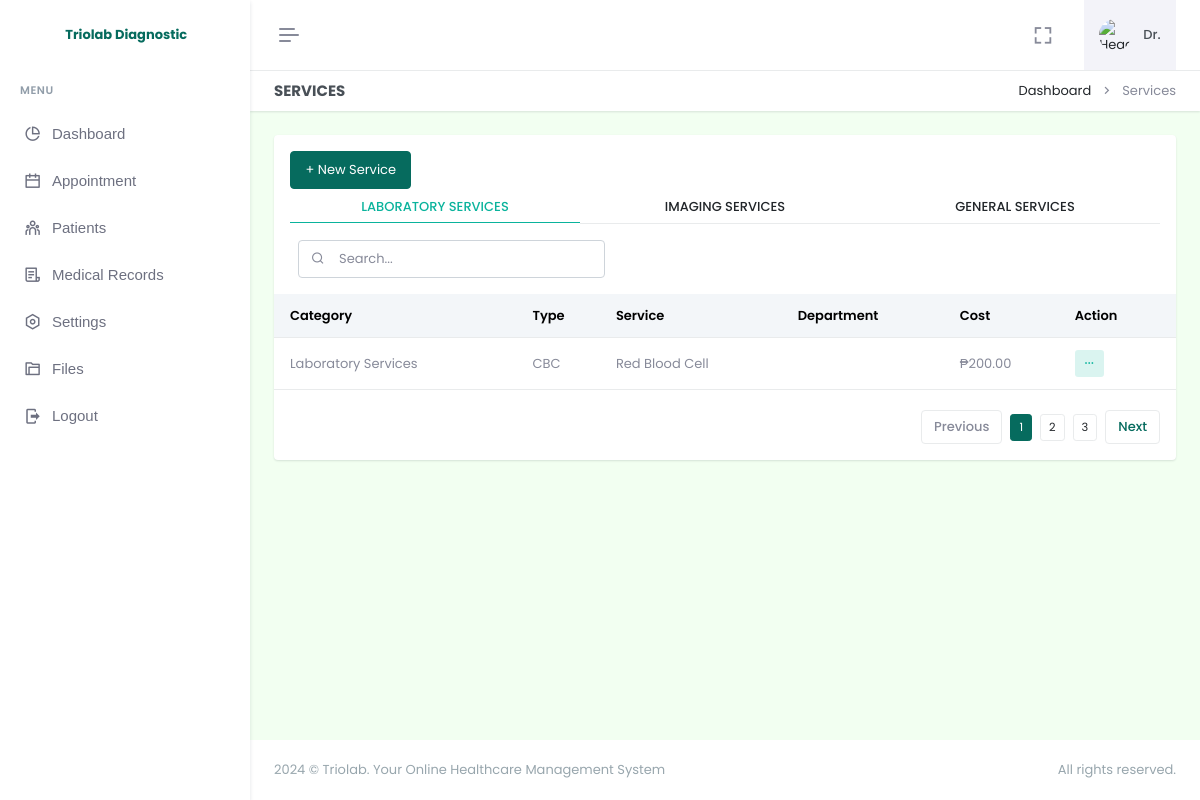
Page /doctor/services.php on the earlier database version.
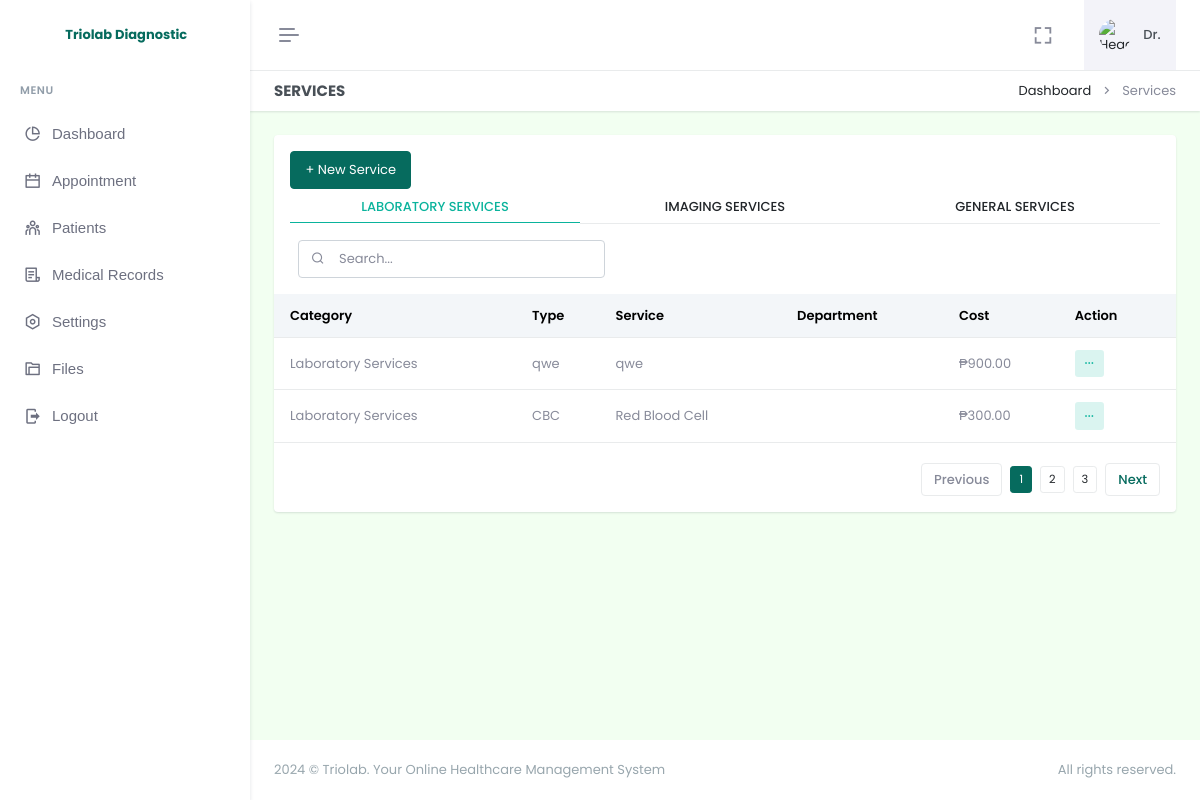
Same page on the later database version.
### tables this page shows
CREATE TABLE `services` (
  `id` int(11) NOT NULL AUTO_INCREMENT,
  `category` varchar(255) NOT NULL,
  `type` varchar(255) NOT NULL,
  `service` varchar(255) NOT NULL,
  `department_id` int(255) NOT NULL,
  `cost` varchar(255) NOT NULL,
  `date_added` timestamp NOT NULL DEFAULT current_timestamp(),
  `is_archive` tinyint(4) NOT NULL DEFAULT 0,
  PRIMARY KEY (`id`)
);

### doctor/services.php (the view, shortened to what the changed rows need)
<!doctype html>
<html lang="en" data-layout="vertical" data-topbar="light" data-sidebar="light" data-sidebar-size="lg" data-sidebar-image="none" data-preloader="disable" data-theme="default" data-theme-colors="green">
<head>
    <link rel="stylesheet" href="https://cdn.jsdelivr.net/npm/flatpickr/dist/flatpickr.min.css">
    <link href="assets/css/bootstrap.min.css" rel="stylesheet" type="text/css" />
    <link href="assets/css/icons.min.css" rel="stylesheet" type="text/css" />
    <link href="assets/css/app.min.css" rel="stylesheet" type="text/css" />
    <link href="assets/css/custom.min.css" rel="stylesheet" type="text/css" />
    <link rel="stylesheet" href="assets/css/sweetalert.css">
</head>
<body style="background-color: #F2FFF1">
    <div id="layout-wrapper">
        <?php require "header.php"; ?>
        <div class="main-content">
            <div class="page-content">
                <div class="container-fluid">
                    <div class="row">
                        <div class="col-12">
                            <div class="card">
                                <div class="card-body">
                                    <div class="tab-content text-muted">
                                        <div class="tab-pane active" id="laboratory" role="tabpanel">
                                            <div class="listjs-table" id="customerList">
                                                <div class="table-responsive table-card mt-3 mb-1">
                                                    <table class="table align-middle table-nowrap" id="customerTable">
                                                        <thead class="table-light">
                                                            <tr>
                                                                <th>Category</th>
                                                                <th>Type</th>
                                                                <th>Service</th>
                                                                <th>Department</th>
                                                                <th>Cost</th>
                                                                <th>Action</th>
                                                            </tr>
                                                        </thead>
                                                        <tbody class="list">
                                                            <?php
                                                            $selectlaboratory = $pdo->query("SELECT * FROM services WHERE category = 'Laboratory Services' AND is_archive = 0 ORDER BY service ASC");
                                                            if ($selectlaboratory->rowCount() > 0) {
                                                                while ($row = $selectlaboratory->fetch(PDO::FETCH_ASSOC)) {
                                                            ?>
                                                                    <tr>
                                                                        <td><?= $row['category']; ?></td>
                                                                        <td><?= $row['type']; ?></td>
                                                                        <td><?= $row['service']; ?></td>
                                                                        <td><?= $row['department']; ?></td>
                                                                        <td>₱<?= number_format($row['cost'], 2); ?></td>
                                                                        <td>
                                                                            <div class="dropdown d-inline-block">
                                                                                <button class="btn btn-soft-success btn-sm dropdown" type="button" data-bs-toggle="dropdown" aria-expanded="false">
                                                                                    <i class="ri-more-fill align-middle"></i>
                                                                                </button>
                                                                            </div>
                                                                        </td>
                                                                    </tr>
                                                                <?php
                                                                }
                                                            }
                                                            ?>
                                                        </tbody>
                                                    </table>
                                                </div>
                                            </div>
                                        </div>
                                    </div>
                                </div>
                            </div>
                        </div>
                    </div>
                </div>
            </div>
        </div>
    </div>
</body>
</html>

Differences in the rows shown:
added services: category "Laboratory Services", type "qwe", service "qwe", cost "900.00"
changed services "CBC": cost "200.00" → "300.00"
